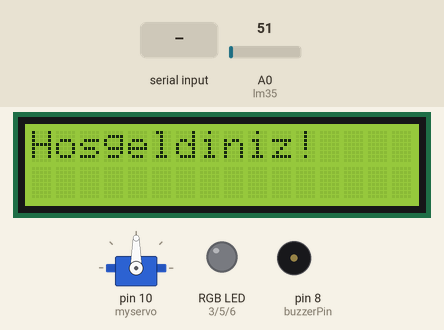
The sketch below on a simulated Arduino Uno, built with avr-gcc and run on an emulated ATmega328P. Parts: 16×2 character LCD, servo, an RGB LED mixed from three pins (HIGH = lit), buzzer (waves = sounding, pin HIGH). The test bench sets the inputs (shaded band); at power-on: A0 (lm35) = 51. What the sketch prints to the serial monitor is not drawn.

Above: at 1.2 s.
1.3 s: "2" received over the second serial link
At 2.5 s:
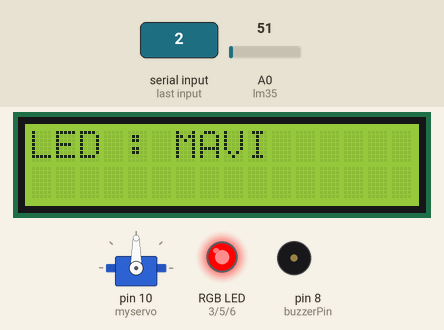
2.8 s: "3" received over the second serial link
At 4.0 s:
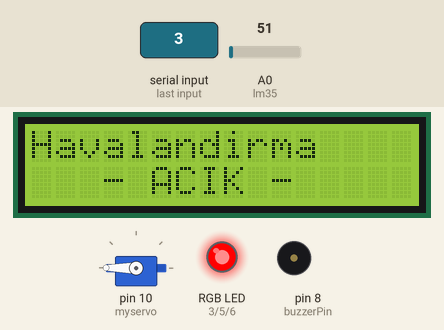
4.3 s: "1" received over the second serial link
At 5.0 s:
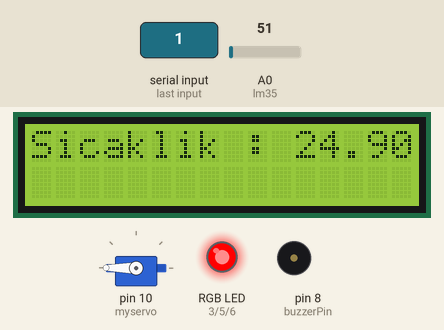
5.8 s: "2" received over the second serial link
At 7.0 s:
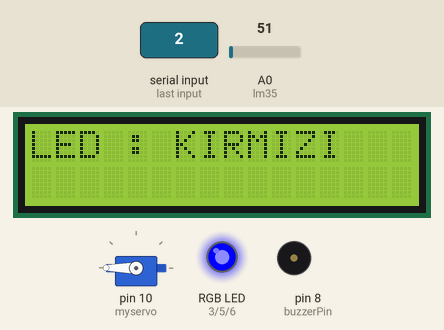
7.3 s: "3" received over the second serial link
At 8.5 s:
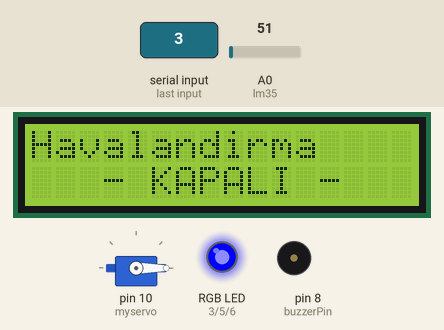
8.8 s: "2" received over the second serial link
At 9.4 s:
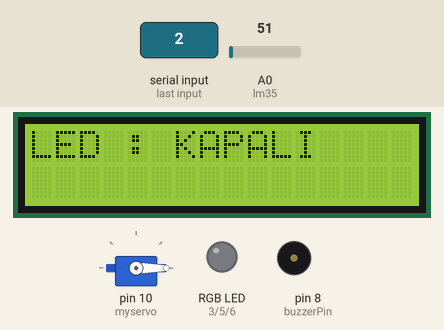
Timing chart, 0 to 11.3 s (numbered marks = the images above; inputs shaded):
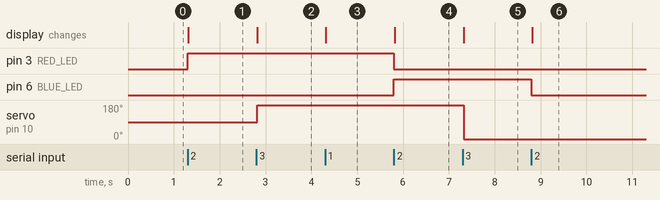

The sketch:

Akilli_Ev_Projesi.ino
```cpp
#include <SoftwareSerial.h>

#include <SimpleTimer.h>
#include <Wire.h>
#include <LiquidCrystal_I2C.h>
#include <Servo.h>

#define RED_LED 3
#define GREEN_LED 5
#define BLUE_LED 6


LiquidCrystal_I2C lcd(0x27, 16, 2);

SoftwareSerial ss(0, 1);

Servo myservo;


const int lm35 = A0;
const int buzzerPin = 8;

//float lm35_volt_carpan = 5000 / 1024;
float lm35_volt_carpan = 4.8828;

void setup() {
  //analog girişleri tanımlamasak da olur normalde.

  //SICAKLIK INPUT OLARAK AYARLANIR
  pinMode(lm35, INPUT);

  //RGB OUTPUT OLARAK AYARLANIR
  pinMode(RED_LED, OUTPUT);
  pinMode(GREEN_LED, OUTPUT);
  pinMode(BLUE_LED, OUTPUT);

  pinMode(buzzerPin, OUTPUT);

  Serial.begin(9600);

  ss.begin(9600);

  lcd.begin();
  lcd.backlight();
  lcd.print("Hosgeldiniz!");

  myservo.attach(10);
}

float derece = 0;
float lm35_prev = 0;

int servo_derece = 0;

void loop() {

  if (ss.available()) {
    char komut = ss.read();

    if (komut == '1') {
      Serial.println("Birinci komut geldi!");
      lcdSicaklikGoster();
    } else if (komut == '2') {
      Serial.println("2. komut geldi!");
      isiklariAcKapat();
    } else if (komut == '3') {
      Serial.println("3. komut geldi!");
      perdeleriAcKapat();
    } else if (komut == '4') {
      Serial.println("4. komut geldi!");
      alarmCal();
    }

  }
  else {

    float lm35 = analogRead(lm35);
    float mv = lm35 * lm35_volt_carpan;
    float derece = mv / 10;

    if (derece > 32.5 && derece < 40) {//ilk derece çok büyük bir değer olduğundan 40 ile sınırladık..
      if (servo_derece != 180) {// perde hali hazırda 180 derece açık değilse..
        //servo_derece = 180;
        //Serial.println("Sicakkkk..");
        //        lcd.clear();
        //        lcd.print("Cok sicakkkk..");
        //        myservo.write(servo_derece);
        //        delay(100);
      }
    }
  }


}

void lcdSicaklikGoster() {
  //TODO - sicakliği gerçek zamanlı ekranda göster..
  float lm35 = analogRead(lm35);
  float mv = lm35 * lm35_volt_carpan;

  float derece = mv / 10;

  String str = "Sicaklik : ";
  String sicaklikStr = str + derece;

  lcd.clear();
  lcd.print(sicaklikStr);
}

int isikDurum = 0; //0 -kapalı , 1 - kırmızı, 2 - mavi

void isiklariAcKapat() {
  if (isikDurum == 0) { // 0 ise kapalıyıd, kırmızıya dönüştür..
    analogWrite(RED_LED, 255);
    analogWrite(GREEN_LED, 0);
    analogWrite(BLUE_LED, 0);
    isikDurum = 1;

    Serial.print("LED : MAVI");
    lcd.clear();
    lcd.print("LED : MAVI");

  } else if (isikDurum == 1) {
    analogWrite(RED_LED, 0);
    analogWrite(GREEN_LED, 0);
    analogWrite(BLUE_LED, 255);
    isikDurum = 2;

    Serial.print("LED : KIRMIZI");
    lcd.clear();
    lcd.print("LED : KIRMIZI");

  } else if (isikDurum == 2) {
    analogWrite(RED_LED, 0);
    analogWrite(GREEN_LED, 0);
    analogWrite(BLUE_LED, 0);
    isikDurum = 0;


    Serial.print("LED : KAPALI");
    lcd.clear();
    lcd.print("LED : KAPALI");
  }
}


void perdeleriAcKapat() {

  if (servo_derece == 0) {
    servo_derece = 180;

    Serial.println("Havalandirma aciliyor...");
    lcd.clear();
    lcd.print("Havalandirma");
    lcd.setCursor(2, 6);
    lcd.print(" - ACIK -");
  } else {
    servo_derece = 0;

    Serial.println("Havalandirma durduruluyor...");
    lcd.clear();
    lcd.print("Havalandirma");
    lcd.setCursor(2, 6);
    lcd.print(" - KAPALI -");
  }


  myservo.write(servo_derece);
  delay(200);

}

void alarmCal() {

  Serial.print("Polis aranıyor...");
  for (int i = 0; i < 3; i++) {
    digitalWrite(buzzerPin, HIGH);
    delay(800);
    digitalWrite(buzzerPin, LOW);
    delay(200);
  }

  digitalWrite(buzzerPin, LOW);
  lcd.clear();
  lcd.print("Polis araniyor...");

}


void sicaklikGonder(long lm35) {
  if (lm35 == lm35_prev)
    return;

  if (lm35 + 1 == lm35_prev || lm35 - 1 == lm35_prev)
    return;
  if (lm35 + 2 == lm35_prev || lm35 - 2 == lm35_prev)
    return;
  if (lm35 + 3 == lm35_prev || lm35 - 3 == lm35_prev)
    return;

  float mv = lm35 * lm35_volt_carpan;

  float derece = mv / 10;

  Serial.print(lm35);
  Serial.print(" derece : ");
  Serial.println(derece);

  lm35_prev = lm35;
}
//0x3F
```

Measured:
- after the input at 1.3 s, pin 3 (RED_LED): LOW → HIGH at once; the display: changes at once (image 1)
- after the input at 2.8 s, servo on pin 10 (myservo): 90° → 180° at once; the display: changes at once (image 2)
- after the input at 4.3 s, the display: changes at once (image 3)
- after the input at 5.8 s, pin 3 (RED_LED): HIGH → LOW at once; pin 6 (BLUE_LED): LOW → HIGH at once; the display: changes at once (image 4)
- after the input at 7.3 s, servo on pin 10 (myservo): 180° → 0° at once; the display: changes at once (image 5)
- after the input at 8.8 s, pin 6 (BLUE_LED): HIGH → LOW at once; the display: changes at once (image 6)
